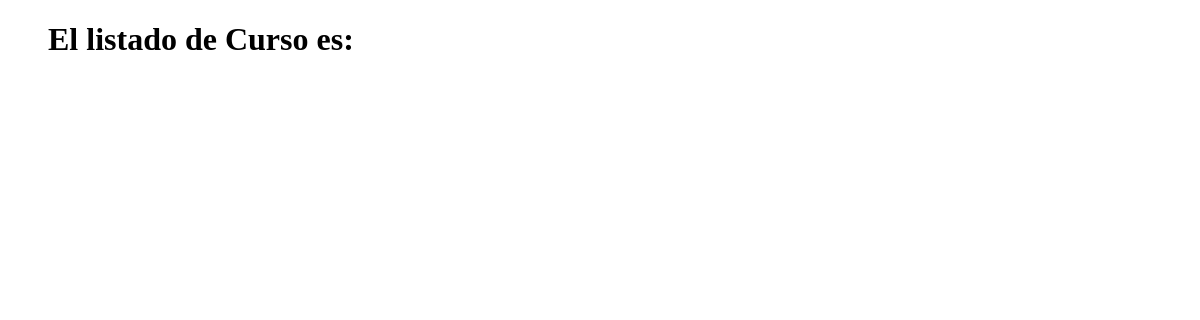
/lista-curso/, run on an earlier commit of the app's database.
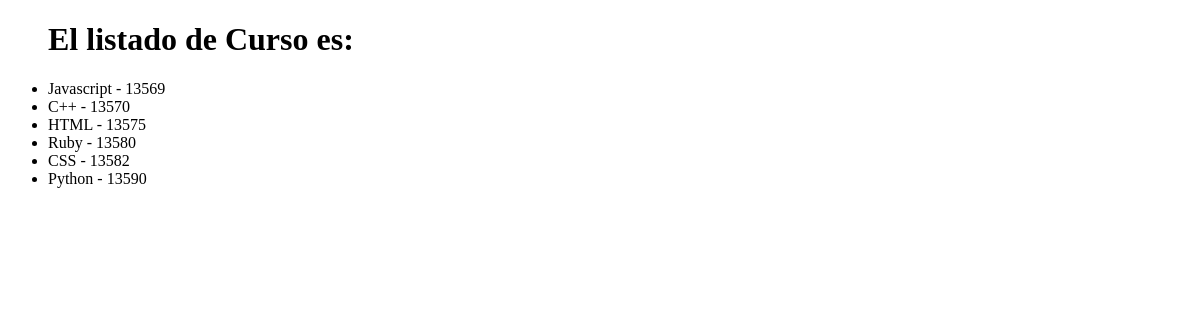
And on a later commit of the database.
### AppResto/models.py (models this page shows, shortened)
class Curso(models.Model):
    nombre = models.CharField(max_length=50)
    camada = models.IntegerField()

### AppResto/views.py (the view)
# urls.py: path('lista-curso/', lista_curso),
def lista_curso(request):
    lista = Curso.objects.all()
    return render(request, "lista_cursos.html", {"lista_cursos": lista})

### AppResto/templates/lista_cursos.html (shortened to what this page needs)
<!DOCTYPE html>
<html lang="es">
<head>
</head>
<body>
     <ul>
        <h1>El listado de Curso es:</h1>
        {% for curso in lista_cursos %}
            <li>{{curso.nombre}} - {{curso.camada}}</li>
        {% endfor %}
     </ul>
</body>
</html>

What changed in the data, as far as the page shows it:
added Curso: nombre "Javascript", camada "13569"
added Curso: nombre "C++", camada "13570"
added Curso: nombre "HTML", camada "13575"
added Curso: nombre "Ruby", camada "13580"
added Curso: nombre "CSS", camada "13582"
added Curso: nombre "Python", camada "13590"
